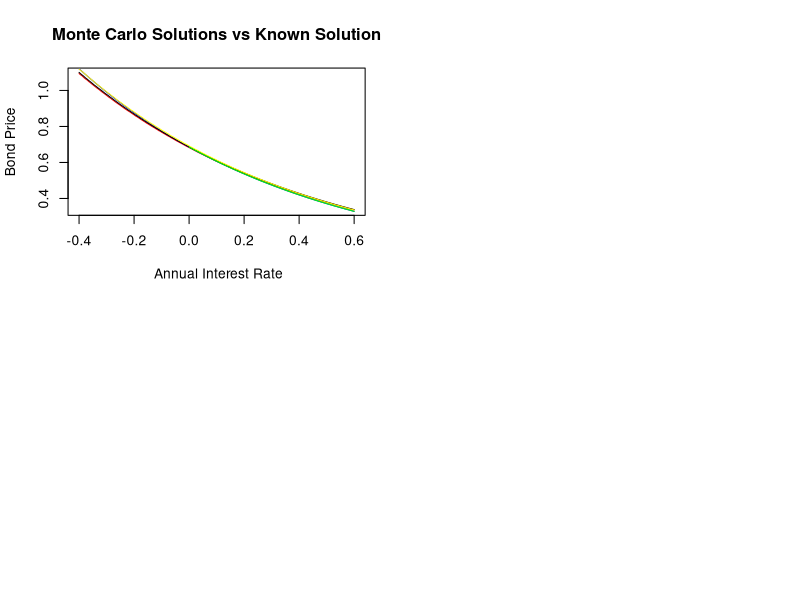

Write R code to recreate this figure. (Note: a time limit stopped this script after it produced the figure.)
## ---- chunk 1
knitr::opts_chunk$set(echo = TRUE)
rm(list = ls(all =TRUE))
## ---- chunk 2
# Closed form solution of the Bond price

bond_price <- function(alpha=0.08,beta=0.8,sigma=0.005,t=0,T=5,r=0.08){
  # alpha, beta, sigma <- Fixed Parameters
  # T <- maturity time
  # r <- Initial rate at time 0  
  A <- (1-exp(-beta*(T-t)))/(beta)
  B <- (1/beta)*((alpha-(sigma)^2/(2*beta))*(A - T +t) - (sigma^(2)*A^2)/(4))
  exp(-A*r +B)
}

## ---- chunk 3

# Crude Monte Carlo function 

Crude_Monte_Carlo=function(alpha =0.08,beta=0.8,sigma=0.005,T=5,r = 0.08,n=1000,s=100){
  
  # alpha, beta, sigma <- Fixed Parameters
  # T <- maturity time
  # r <- Initial rate at time 0
  # n <- Number of Simulations
  # s <- NUmber of Sub-intervals over time 
  
  #Simulate interest rates
  dt <- T/s # Length of sub-intervals
  sim_path = matrix(0,s+1,n) # Matrix that stores rate pathways
  sim_path[1,]= r # Initial rates on first row.
  
  for (i in 1:n){
    for (j in 2:(s+1)){
      dr=(alpha-beta*sim_path[j-1,i])*dt+sigma*sqrt(dt)*rnorm(1)# Discretize the SDE of the interest model using Euler Discretization to simulate rates over discrete sub-intervals
      sim_path[j,i]=sim_path[j-1,i]+dr
    }
  }
  
  # Monte Carlo Simulations
  Sum = colSums(sim_path[2:(s+1),]*dt) # Approximate the integral using summation
  int = exp(-Sum) # Take the exponent of the Integral
  mean = mean(int) # Find the average of expression
  mean
  
}


## ---- chunk 4
# Improvements to the Monte Carlo Simulation

# Antithetic Variates

Antithetic_variates = function(alpha =0.08,beta=0.8,sigma=0.005,T=5,r = 0.08,n=1000,s=100){

  # alpha, beta, sigma <- Fixed Parameters
  # T <- maturity time
  # r <- Initial rate at time 0
  # n <- Number of Simulations
  # s <- NUmber of Sub-intervals over time   
  
  dt <- T/s # Length of sub-intervals
  sim_path= matrix(0,s+1,n) # Matrix that stores rate pathways
  sim_path_inv= matrix(0,nrow = s+1, ncol = n)# matrix to generate interest paths using negative values of RV
  sim_path[1,] = r
  sim_path_inv[1,] = r
  z = rnorm(n) # Generate standard normal values
  z. = -z # Negative RV
  
  for (i in 1:n){
    for (j in 2:(s+1)){
      dr = (alpha-beta*sim_path[j-1,i])*dt+sigma*sqrt(dt)*z[i] # Same Euler Discretization as in the Crude Monte Carlo function
      dr_i = (alpha-beta*sim_path_inv[j-1,i])*dt + sigma*sqrt(dt)*z.[i] # Euler Discretization for negative rates
      sim_path[j,i] =sim_path[j-1,i]+dr
      sim_path_inv[j,i] = sim_path_inv[j-1,i]+dr_i
      
    }
  }
  
  # Monte Carlo Simulations
  Sum = colSums(sim_path[2:(s+1),]*dt) # The Sum and Sum. variables record the summation of their respective rates to approximate the integral
  Sum.= colSums(sim_path_inv[2:(s+1),]*dt)
  int = exp(-Sum.) #Exponential of the estimate
  int.= exp(-Sum) #Exponential of the estimate under the negative rv 
  mean_1 = mean(int) # Estimate using Z_i
  mean_2 = mean(int.)  # Estimate using -Z_i
  result = (mean_1+mean_2)/2 # Final estimate
  result
  
}


## ---- chunk 5

# Moment matching

Moment_Matching = function(alpha = 0.08, beta = 0.8, sigma = 0.005, T = 5,r = 0.08, n = 1000, s = 200){
  
  # alpha, beta, sigma <- Fixed Parameters
  # T <- maturity time
  # r0 <- Initial rate at time 0
  # n <- Number of Simulations
  # s <- NUmber of Subintervals 
  
  #Simulate interest rates
  dt <- T/s # Length of sub-intervals
  sim_path= matrix(0,s+1,n) # Matrix that stores rate pathways
  sim_path[1,]= r
  z=rnorm(n)
  z_m= z-mean(z) # Moment matching transformation of RV to match finite moments 
  
  for (i in 1:n){
    for (j in 2:(s+1)){
      dr=(alpha-beta*sim_path[j-1,i])*dt+sigma*sqrt(dt)*z_m[i] # Simulate rates using the transformed rv 
      sim_path[j,i]=sim_path[j-1,i]+dr
    }
  }
  
  Sum=colSums(sim_path[2:(s+1),]*dt)
  int=exp(-Sum)
  result=mean(int)
  result

}

## ---- chunk 6

# Control Variates

# We have decided to make use of the CIR model as our control variate process.
# Below is the closed form solution under the CIR model
bond_price_CIR <- function(alpha =0.08,beta=0.8,sigma=0.005,t=0,T=5,r = 0.08){
  h <- sqrt(beta^(2)+2*sigma^(2))
  A <-(2*h*exp((beta+h)*(T-t)/2)/(2*h+(beta+h)*(exp((T-t)*(h))-1)))^((2*alpha)/sigma^(2))
  B <-2*(exp((T-t)*(h))-1)/(2*h+(beta+h)*(exp((T-t)*(h))-1))
  A*exp(-B*r)
}


# Monte Carlo Simulations of Bond Price under the CIR model

CIR_MC= function(alpha =0.08,beta=0.8,sigma=0.005,T=5,r = 0.08,n=1000,s=100){
  
  dt <- T/s # Length of sub-intervals
  sim_path= matrix(0,s+1,n) # Matrix that stores rate pathways
  sim_path[1,]= r
  
  for (i in 1:n){
    for (j in 2:(s+1)){
      dr=(alpha-beta*sim_path[j-1,i])*dt+(sigma*sqrt(dt)*rnorm(1)*sqrt(sim_path[j-1,i]))# Euler Discretization
      sim_path[j,i]=sim_path[j-1,i]+dr
    
    }
  }
  
  # Monte Carlo Simulations
  Sum=colSums(sim_path[2:(s+1),]*dt)
  int=exp(-Sum)
  result=mean(int)
  result
  
}
# Therefore the control variates estimate:

Control_Variates_estimate= function(alpha =0.08,beta=0.8,sigma=0.005,t=0,T=5,r = 0.08,n=1000,s=100){
  Crude_Monte_Carlo(alpha,beta,sigma,T,r,n,s)[1]- CIR_MC(alpha,beta,sigma,T,r,n,s)[1]+bond_price_CIR(alpha,beta,sigma,t,T,r)
}



## ---- chunk 7
# Explicit Method

explicit = function(alpha = 0.08,beta = 0.8, sigma = 0.005,r = 0.08, I = 1:1250, J = seq(-0.4,0.6,0.005),T = 5){
  
  # I = partition of time interval
  # J = partition of short rates sequence
  
  M <- length(J) # Number of short rate grid points
  N <- length(I) # Number of time grid poiints
  
  
  dt <- T/N # Lenght of each time subinterval
  dr <- J[2] -J[1] # Lenght of each time interval
  
  # For each j in J we define the following functions at a fixed time point
  
  pd <- function(j){
    ((J[j]+1/dt)^(-1))*(sigma^2/(2*(dr^2)) -(alpha -beta*J[j])/(2*dr))
  }
  
  
  pm <- function(j){
    ((J[j]+1/dt)^(-1))*(1/dt -sigma^2/(dr^2))
  }
  
  
  pu <- function(j){
    ((J[j]+1/dt)^(-1))*(sigma^2/(2*(dr^2)) + (alpha -beta*J[j])/(2*dr))
  }

  #Setting up tridiagonal matrix
  
  Diag_1 <- matrix(0,ncol = M, nrow = M)
  
  # Filling main diagonal of matrix 
  for (j in 1:M){
    Diag_1[j,j] <- pm(j)
    
  }
  
  # Filling lower diagonal of matrix 
  for (j in 2:M){
    Diag_1[j,j-1] <- pd(j)
  }
  
  # Filling upper diagonal of matirx 
  for (j in 1:(M-1)){
    Diag_1[j,j+1] <- pu(j)
  }  
  
  # Bond price values at maturity are all 1 unit   
  Bond_values <- matrix(1,nrow=M, ncol =1)
  
  # Working backwards in time
  for (i in 1:(length(I)+1)){
    Bond_values <- Diag_1%*%Bond_values
    Bond_values <- Bond_values
  }
  
  # Finding index of the desired short rate
  index = match(as.character(r),J)
  # Output is the corresponding bond price at time 0
  Bond_values[index]
}



## ---- chunk 8
# Implicit Method

implicit <- function(alpha = 0.08,beta = 0.8,sigma = 0.005,r = 0.08,I = 1:1250, J =seq(-0.4,0.6,0.005),T=5){
  
  # I = partition of time interval
  # J = partition of short rate variable
  
  M <- length(J) # Number of short rate grid points
  N <- length(I) # Number of time grid poiint
  
  dr <- J[2] - J[1] # length of each sub-interval across J
  dt <- T/N # length of each sub-interval across I
  
  # For each j in J we define the following functions at a fixed time point
  
  pd <- function(j){
    dt*((alpha-beta*J[j])/(2*dr) - (sigma^2)/(2*dr^2))
    
  }
  
  pm <- function(j){
    dt*(J[j] + 1/dt +sigma^2/(dr^2))
  }
  
  pu <- function(j){
    -dt*((alpha-beta*J[j])/(2*dr) + (sigma^2)/(2*dr^2))
  }
  
  # Setting up tridiagonal matrix
  Diag <- matrix(0,nrow = M,ncol = M)
  
  # Filling main diagonal
  for (j in 1:M){
    Diag[j,j] <- pm(j)
    
  }
  
  # Filling lower diagonal
  for (j in 2:M){
    Diag[j,j-1] <- pd(j)
  }
  
  # Filling upper diagonal
  for (j in 1:(M-1)){
    Diag[j,j+1] <- pu(j)
  }
  
  
  Bond_values <- matrix(1,ncol = 1,nrow = M) # The matrix of bond prices at maturity time 
  Inv <- solve(Diag) # Inverse of tridiagonal matrix
  
  for (i in 1:(length(I) +1)){
    C <- matrix(0,ncol = 1, nrow = M) # Another matrix for boundary conditions
    C[M,1] <- (-pu(M))*Bond_values[M,1]
    C[1,1] <- -pd(1)

    RHS <- Bond_values  # Working backwards recursively 
    Bond_values <- Inv%*%RHS
  }

  # Finding index of the desired short rate
  index = match(as.character(r),J)
  # Output is the corresponding bond price at time 0
  Bond_values[index]
}

## ---- chunk 9
# Crank-Nicholson Method

CN <- function(alpha = 0.08, beta = 0.8, sigma = 0.005, r = 0.08, T = 5 , I = 1:1250, J = seq(-0.4,0.6,0.005)){
  
  # I = partition of time interval
  # J = partition of short rate interval
  
  M <- length(J) # Number of short rate grid points
  N <- length(I) # Number of time grid poiints
  
  dt <- T/N # Length of each time subinterval
  dr <- J[2] -J[1] # Lenght of each rate subinterval
  
  #========================================================================================
  # Define the following functions for j = 1,...,M at each time point i
  
  pd <- function(j){
    (alpha -beta*J[j])/(4*dr) - sigma^2/(4*(dr^2))
  }
  
  pm <- function(j){
    sigma^2/(2*(dr^2)) + J[j]/2
  }
  
  pu <- function(j){
    -(alpha -beta*J[j])/(4*dr) - sigma^2/(4*(dr^2)) 
  }
  
  #========================================================================================
  # Define 2 tridiagonal matricies. One for time point i and one for time point i+1
  
  Diag_1 <- matrix(0,nrow = M,ncol = M)
  Diag_2 <- matrix(0,nrow = M,ncol = M)
  
  # Filling main diagonal of matrix 1
  for (j in 1:M){
    Diag_1[j,j] <- -1/dt - pm(j)
  }
  
  # Filling lower diagonal of matrix 1
  for (j in 2:M){
    Diag_1[j,j-1] <- -pd(j)
  }
  
  # Filling upper diagonal of matirx 1
  for (j in 1:M-1){
    Diag_1[j,j+1] <- -pu(j)
  }  
  
  
  # Filling main diagonal of matrix 2
  for (j in 1:M){
    Diag_2[j,j] <- -1/dt + pm(j)
    }
  
  # Filling lower diagonal of matrix 2
  for (j in 2:M){
    Diag_2[j,j-1] <- pd(j)
    }
  
  # Filling upper diagonal of matirx 2
  for (j in 1:M-1){
    Diag_2[j,j+1] <- pu(j)
  }
  
  
  #========================================================================================
  # Constructing more matricies and iterating the procedure from maturity to time 0

  Bond_values <- matrix(1,nrow = M, ncol = 1)
  
  # C_1 <- matrix(0,nrow = M,ncol = 1)
  # C_1[1,1] <- -2*pd(1)
  # C_1[M,1] <- -2*pu(M)
  # 
  # C_2 <- matrix(0,nrow = M,ncol = 1)
  # C_2[1,1] <- pd(1)
  # C_2[M,1] <- pu(M)
  Inv <- solve(Diag_1)
  
  for (i in 1:(length(I)+1)){
    
    RHS <- Diag_2%*%Bond_values 
    Bond_values <- Inv%*%RHS
  }

  # Index of rate corresponding to desired short rate
  index = match(as.character(r), J)
  # Output corresponding to desired short rate
  Bond_values[index]
}

## ---- chunk 10
# Plots of the different methods
par(mfrow = c(2,2))

xvec <- seq(-0.4,0.6,0.005) # Vector for rates

known_sol <- NULL # Vector to hold the known closed form solution
for (r in 1:length(xvec)){
  known_sol[r] <- bond_price(0.08,0.8,0.005,0,5,xvec[r])
}

CR <- NULL # Vector to hold Crude Monte Carlo Solutions
AV <- NULL # Vector to hold Antithetic Monte Carlo Solutions
MM <- NULL # Vector to hold Moment Matching  Carlo Solutions
CV <- NULL # Vector to hold Control Variates Monte Carlo Solutions

Expl <- NULL # Vector to hold Explicit method Solutions
Impl <- NULL # Vector to hold Implicit method Solutions
Crank <- NULL # Vector to hold Crank-Nicolson Solutions


# Plots of Monte Carlo Methods ----------------------------------------------------------------------

for (i in 1: length(xvec)){
  CR[i] <- Crude_Monte_Carlo(r = xvec[i])
}

for (i in 1: length(xvec)){
  AV[i] <- Antithetic_variates(r = xvec[i])
}

for (i in 1: length(xvec)){
  MM[i] <- Moment_Matching(r = xvec[i])
}

for (i in 1: length(xvec)){
  CV[i] <- Control_Variates_estimate(r = xvec[i])
}

plot(CR, x = xvec[1:length(xvec)],xlab = " Annual Interest Rate",ylab = "Bond Price",type = "l", col ="red", main = "Monte Carlo Solutions vs Known Solution")
lines(xvec, known_sol, col ="blue", lty =1.5)
lines(xvec, AV, col ="black", lty =1.5)
lines(xvec, MM, col ="yellow", lty =1.5)
lines(xvec, CV, col ="green", lty =1.5)


# Plots of Finite Difference Methods ----------------------------------------------------------------------

for (i in 1: length(xvec)){
  Expl[i] <- explicit(r = xvec[i])
}

for (i in 1: length(xvec)){
  Impl[i] <- implicit(r = xvec[i])
}

for (i in 1: length(xvec)){
  Crank[i] <- CN(r = xvec[i])
}


plot(Expl, x = xvec ,xlab = " Annual Interest Rate",ylab = "Bond Price",type = "l", col ="red", main = "Explicit Method vs Known Solution")
lines(xvec, known_sol, col ="blue", lty =1.5)

plot(Impl, x = xvec ,xlab = " Annual Interest Rate",ylab = "Bond Price",type = "l", col ="red", main = "Implicit Method vs Known Solution")
lines(xvec, known_sol, col ="blue", lty =1.5)


plot(Crank, x = xvec ,xlab = " Annual Interest Rate",ylab = "Bond Price",type = "l", col ="red", main = "Crank-Nicolson Method vs Known Solution")
lines(xvec, known_sol, col ="blue", lty =1.5)

## ---- chunk 11
# Comparison of results for numerical methods


compare_mat <- matrix(NA,nrow = 7, ncol = 4) # matrix of comparison

colnames(compare_mat) <- c("Price", "Known Price", "Error", "System Time")
rownames(compare_mat) <- c("Crude Monte Carlo", "Antithetic Variates", "Moment Matching", "Control Variates", "Explicit Method", "Implicit Method", "Crank-Nicolson Method")

compare_mat[,2] <- bond_price()

# Crude Monte Carlo
start_time <- proc.time()[1]
compare_mat[1,1] <- Crude_Monte_Carlo()
compare_mat[1,4] <- proc.time()[1] - start_time
compare_mat[1,3] <- compare_mat[1,2] - compare_mat[1,1]

# Antithetic Variates
start_time <- proc.time()[1]
compare_mat[2,1] <- Antithetic_variates()
compare_mat[2,4] <- proc.time()[1] - start_time
compare_mat[2,3] <- compare_mat[2,2] - compare_mat[2,1]

# Moment Matching
start_time <- proc.time()[1]
compare_mat[3,1] <- Moment_Matching()
compare_mat[3,4] <- proc.time()[1] - start_time
compare_mat[3,3] <- compare_mat[3,2] - compare_mat[3,1]

# Control Variates
start_time <- proc.time()[1]
compare_mat[4,1] <- Control_Variates_estimate()
compare_mat[4,4] <- proc.time()[1] - start_time
compare_mat[4,3] <- compare_mat[4,2] - compare_mat[4,1]

# Explicit method
start_time <- proc.time()[1]
compare_mat[5,1] <- explicit()
compare_mat[5,4] <- proc.time()[1] - start_time
compare_mat[5,3] <- compare_mat[5,2] - compare_mat[5,1]

# Implicit method
start_time <- proc.time()[1]
compare_mat[6,1] <- implicit()
compare_mat[6,4] <- proc.time()[1] - start_time
compare_mat[6,3] <- compare_mat[6,2] - compare_mat[6,1]

# Crank-Nicolson method
start_time <- proc.time()[1]
compare_mat[7,1] <- CN()
compare_mat[7,4] <- proc.time()[1] - start_time
compare_mat[7,3] <- compare_mat[7,2] - compare_mat[7,1]

# library(knitr)
# kable(compare_mat,align = "c")
       
## ---- chunk 12
# Sensitivity Tests

senses <- matrix(nrow=13, ncol=9) # matrix to hold prices for various parameters
colnames(senses) <-c("Parameters","Closed Form","Crude Monte Carlo","Antithetic Variates","Moment Matching","Control Variates","Explicit","Implicit","Crank-Nicholson")

#Initial Parameters
senses[1,2]=bond_price()
senses[1,3]=Crude_Monte_Carlo()
senses[1,4]=Antithetic_variates()
senses[1,5]=Moment_Matching()
senses[1,6]=Control_Variates_estimate()
senses[1,7]=explicit()
senses[1,8]=implicit()
senses[1,9]=CN()

#r=0.05
senses[2,2]=bond_price(r=0.05)
senses[2,3]=Crude_Monte_Carlo(r=0.05)
senses[2,4]=Antithetic_variates(r=0.05)
senses[2,5]=Moment_Matching(r=0.05)
senses[2,6]=Control_Variates_estimate(r=0.05)
senses[2,7]=explicit(r=0.05)
senses[2,8]=implicit(r=0.05)
senses[2,9]=CN(r=0.05)

#r=0.1
senses[3,2]=bond_price(r=0.1)
senses[3,3]=Crude_Monte_Carlo(r=0.1)
senses[3,4]=Antithetic_variates(r=0.1)
senses[3,5]=Moment_Matching(r=0.1)
senses[3,6]=Control_Variates_estimate(r=0.1)
senses[3,7]=explicit(r=0.1)
senses[3,8]=implicit(r=0.1)
senses[3,9]=CN(r=0.1)

#T=1
senses[4,2]=bond_price(T=1)
senses[4,3]=Crude_Monte_Carlo(T=1)
senses[4,4]=Antithetic_variates(T=1)
senses[4,5]=Moment_Matching(T=1)
senses[4,6]=Control_Variates_estimate(T=1)
senses[4,7]=explicit(T=1)
senses[4,8]=implicit(T=1)
senses[4,9]=CN(T=1)

#T=10
senses[5,2]=bond_price(T=10)
senses[5,3]=Crude_Monte_Carlo(T=10)
senses[5,4]=Antithetic_variates(T=10)
senses[5,5]=Moment_Matching(T=10)
senses[5,6]=Control_Variates_estimate(T=10)
senses[5,7]=explicit(T=10)
senses[5,8]=implicit(T=10)
senses[5,9]=CN(T=10)

#sigma=0.001
senses[6,2]=bond_price(sigma=0.001)
senses[6,3]=Crude_Monte_Carlo(sigma=0.001)
senses[6,4]=Antithetic_variates(sigma=0.001)
senses[6,5]=Moment_Matching(sigma=0.001)
senses[6,6]=Control_Variates_estimate(sigma=0.001)
senses[6,7]=explicit(sigma=0.001)
senses[6,8]=implicit(sigma=0.001)
senses[6,9]=CN(sigma=0.001)


#sigma=0.01
senses[7,2]=bond_price(sigma=0.01)
senses[7,3]=Crude_Monte_Carlo(sigma=0.01)
senses[7,4]=Antithetic_variates(sigma=0.01)
senses[7,5]=Moment_Matching(sigma=0.01)
senses[7,6]=Control_Variates_estimate(sigma=0.01)
senses[7,7]=explicit(sigma=0.01)
senses[7,8]=implicit(sigma=0.01)
senses[7,9]=CN(sigma=0.01)


#alpha=0.01
senses[8,2]=bond_price(alpha=0.01)
senses[8,3]=Crude_Monte_Carlo(alpha=0.01)
senses[8,4]=Antithetic_variates(alpha=0.01)
senses[8,5]=Moment_Matching(alpha=0.01)
senses[8,6]=Control_Variates_estimate(alpha=0.01)
senses[8,7]=explicit(alpha=0.01)
senses[8,8]=implicit(alpha=0.01)
senses[8,9]=CN(alpha=0.01)

#alpha=0.016
senses[9,2]=bond_price(alpha=0.016)
senses[9,3]=Crude_Monte_Carlo(alpha=0.016)
senses[9,4]=Antithetic_variates(alpha=0.016)
senses[9,5]=Moment_Matching(alpha=0.016)
senses[9,6]=Control_Variates_estimate(alpha=0.016)
senses[9,7]=explicit(alpha=0.016)
senses[9,8]=implicit(alpha=0.016)
senses[9,9]=CN(alpha=0.016)

#beta=0.1
senses[10,2]=bond_price(beta=0.1)
senses[10,3]=Crude_Monte_Carlo(beta=0.1)
senses[10,4]=Antithetic_variates(beta=0.1)
senses[10,5]=Moment_Matching(beta=0.1)
senses[10,6]=Control_Variates_estimate(beta=0.1)
senses[10,7]=explicit(beta=0.1)
senses[10,8]=implicit(beta=0.1)
senses[10,9]=CN(beta=0.1)

#beta=0.16
senses[11,2]=bond_price(beta=0.16)
senses[11,3]=Crude_Monte_Carlo(beta=0.16)
senses[11,4]=Antithetic_variates(beta=0.16)
senses[11,5]=Moment_Matching(beta=0.16)
senses[11,6]=Control_Variates_estimate(beta=0.16)
senses[11,7]=explicit(beta=0.16)
senses[11,8]=implicit(beta=0.16)
senses[11,9]=CN(beta=0.16)

#alpha=0.01,beta=0.1
senses[12,2]=bond_price(alpha=0.01,beta=0.1)
senses[12,3]=Crude_Monte_Carlo(alpha=0.01,beta=0.1)
senses[12,4]=Antithetic_variates(alpha=0.01,beta=0.1)
senses[12,5]=Moment_Matching(alpha=0.01,beta=0.1)
senses[12,6]=Control_Variates_estimate(alpha=0.01,beta=0.1)
senses[12,7]=explicit(alpha=0.01,beta=0.1)
senses[12,8]=implicit(alpha=0.01,beta=0.1)
senses[12,9]=CN(alpha=0.01,beta=0.1)

#alpha=0.016,beta=0.16
senses[13,2]=bond_price(alpha=0.016,beta=0.16)
senses[13,3]=Crude_Monte_Carlo(alpha=0.016,beta=0.16)
senses[13,4]=Antithetic_variates(alpha=0.016,beta=0.16)
senses[13,5]=Moment_Matching(alpha=0.016,beta=0.16)
senses[13,6]=Control_Variates_estimate(alpha=0.016,beta=0.16)
senses[13,7]=explicit(alpha=0.016,beta=0.16)
senses[13,8]=implicit(alpha=0.016,beta=0.16)
senses[13,9]=CN(alpha=0.016,beta=0.16)

#par(mfrow = c(2,2))
#plot(1:8,senses[1,2:9])
#lines(1:8,senses[2, 2:9], col="red", type="l")

## ---- chunk 13
#Stability Tests

# We do this by checking the variance amongst the results when simulated many times.

CR = NULL
AN = NULL
MM = NULL
CV = NULL

for ( i in 1:100){
  CR[i]=Crude_Monte_Carlo()
  #AN[i]=Antithetic_variates()
  #MM[i]=Moment_Matching()
  CV[i]=Control_Variates_estimate()
}

## ---- chunk 14
# Convergence Tests for finite difference methods
# Varying time steps

time_vec <- seq(0,100,1)

closed <- NULL
CN_conv <- NULL
Impl_conv <- NULL
Expl_conv <- NULL

for (i in 1:length(time_vec)){
  closed[i] <- bond_price()
}

for (i in 1:length(time_vec)){
  CN_conv[i] <- CN(I = 1:time_vec[i])
}

for (i in 1:length(time_vec)){
  Impl_conv[i] <- implicit(I = 1:time_vec[i])
}

for (i in 1:length(time_vec)){
  Expl_conv[i] <- explicit(I = 1:time_vec[i])
}

par(mfrow = c(1,1))
plot(closed, x = time_vec, type = "l", ylim = c(0.53,0.65), xlab = "Number of time steps", ylab = "Estimated Price")
lines(x = time_vec, y = CN_conv, type = "l", lty = 2)
lines(x = time_vec, y = Impl_conv, type = "l", lty = 3, col = "blue")
lines(x = time_vec, y = Expl_conv, type = "l", lty = 4, col = "red")
legend(x = 60, y = 0.6, legend = c("Closed Form", "Crank-Nicolson", "Implicit", "Explicit"), lty = 1:4, col = c("black","black","blue", "red"), cex = 0.8)

## ---- chunk 15
# Convergence Tests for finite difference methods
# Varying rate steps

# rate_step <- c(0.02,0.016,0.012,0.010,0.008,0.006,0.005,0.004,0.003,0.002)
# rate_vec <- NULL
# for (i in 1:length(rate_step)){
#   rate_vec[i] <- length(seq(-0.4,0.6,rate_step[i])) 
# }
# 
# 
# closed_r <- NULL
# CN_conv_1 <- NULL
# Impl_conv_1 <- NULL
# Expl_conv_1 <- NULL
# 
# 
# 
# for (i in 1:length(rate_step)){
#   closed_r[i] <- bond_price()
# }
# 
# for (i in 1:length(rate_step)){
#   CN_conv_1[i] <- CN(J = seq(-0.4,0.6,rate_step[i]))
# }
# 
# for (i in 1:length(rate_step)){
#   Impl_conv_1[i] <- implicit(J = seq(-0.4,0.6,rate_step[i]))
# }
# 
# for (i in 1:length(rate_step)){
#   Expl_conv_1[i] <- explicit(J = seq(-0.4,0.6,rate_step[i]))
# }
# 
# par(mfrow = c(1,1))
# plot(closed_r, x = rate_vec, type = "l", xlab = "Number of time steps", ylab = "Estimated Price")
# lines(x = rate_vec, y = CN_conv_1, type = "l", lty = 2)
# lines(x = rate_vec, y = Impl_conv_1, type = "l", lty = 3, col = "blue")
# lines(x = rate_vec, y = Expl_conv_1, type = "l", lty = 4, col = "red")
# legend(x = 60, y = 0.6, legend = c("Closed Form", "Crank-Nicolson", "Implicit", "Explicit"), lty = 1:4, col = c("black","black","blue", "red"), cex = 0.8)

## ---- chunk 16
# Covergence tests for Monte Carlo functions

trials_vec <- seq(10,2000,50)

closed_1 <- NULL
CR_conv <- NULL
AV_conv <- NULL
MM_conv <- NULL
CV_conv <- NULL

for (i in 1:length(trials_vec)){
  closed_1[i] <- bond_price()
}

for (i in 1:length(trials_vec)){
  CR_conv[i] <- Crude_Monte_Carlo(n = trials_vec[i])
}

for (i in 1:length(trials_vec)){
  AV_conv[i] <- Antithetic_variates(n = trials_vec[i])
}

for (i in 1:length(trials_vec)){
  MM_conv[i] <- Moment_Matching(n = trials_vec[i])
}

for (i in 1:length(trials_vec)){
  CV_conv[i] <- Control_Variates_estimate(n = trials_vec[i])
}

plot(closed_1, x = trials_vec, type = "l",ylim = c(0.61,0.63), xlab = "Number of Trials", ylab = "Estimated Price")
lines(x = trials_vec, y = CR_conv, type = "l", lty = 2)
lines(x = trials_vec, y = AV_conv, type = "l", lty = 3, col = "blue")
lines(x = trials_vec, y = MM_conv, type = "l", lty = 4, col = "red")
lines(x = trials_vec, y = CV_conv, type = "l", lty = 5, col = "grey")

legend(x = 1500, y = 0.618, legend = c("Closed Form", "Crude", "Antithetic Variates", "Moment Matching","Control Variates"), lty = 1:5, col = c("black","black","blue", "red","grey"), cex = 0.5)
